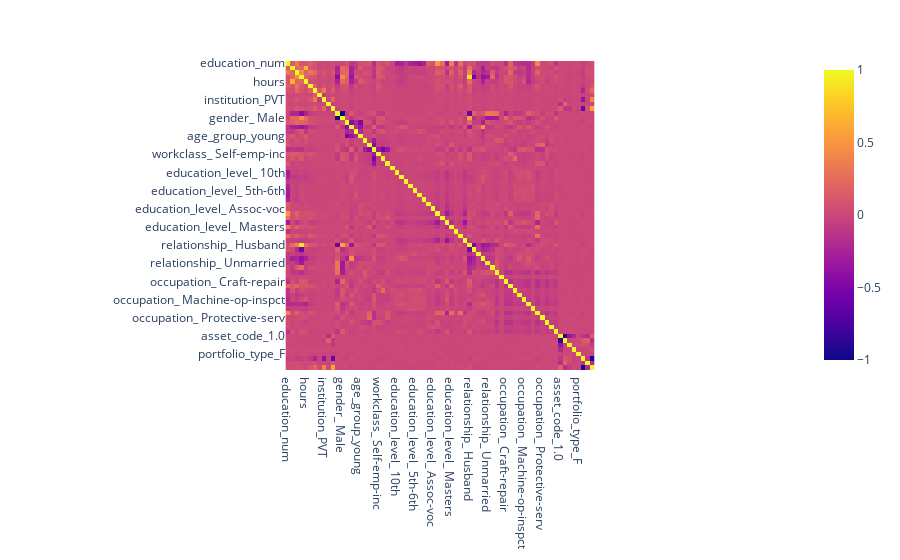

Notebook code for this chart:
### Code cell
## there is not perfect colinearity in the dataset
##husband and married are highly correlated, but there is no perfect colinearity 
fig = px.imshow(df.corr())
fig.show()

### Figure 1 — Plotly figure (JSON) as saved in the notebook; plotly's stock layout.template omitted (floating-point values rounded to 4 significant figures; data arrays with more than 128 entries replaced by an {"elided": "..."} marker saying what was removed)
{"data": [{"coloraxis": "coloraxis", "hovertemplate": "x: %{x}<br>y: %{y}<br>color: %{z}<extra></extra>", "name": "0", "type": "heatmap", "x": ["education_num", "hours_per_week", "approved", "married", "hours", "capital_net", "inquiry", "institution_BRO", "institution_PVT", "account_type_high_approval", "account_type_mid_approval", "gender_ Female", "gender_ Male", "age_group_mid_age", "age_group_minor or senior", "age_group_older_age", "age_group_young", "workclass_ Federal-gov", "workclass_ Local-gov", "workclass_ Private", "workclass_ Self-emp-inc", "workclass_ Self-emp-not-inc", "workclass_ State-gov", "workclass_ Without-pay", "education_level_ 10th", "education_level_ 11th", "education_level_ 12th", "education_level_ 1st-4th", "education_level_ 5th-6th", "education_level_ 7th-8th", "education_level_ 9th", "education_level_ Assoc-acdm", "education_level_ Assoc-voc", "education_level_ Bachelors", "education_level_ Doctorate", "education_level_ HS-grad", "education_level_ Masters", "education_level_ Preschool", "education_level_ Prof-school", "education_level_ Some-college", "relationship_ Husband", "relationship_ Not-in-family", "relationship_ Other-relative", "relationship_ Own-child", "relationship_ Unmarried", "relationship_ Wife", "occupation_ Adm-clerical", "occupation_ Armed-Forces", "occupation_ Craft-repair", "occupation_ Exec-managerial", "occupation_ Farming-fishing", "occupation_ Handlers-cleaners", "occupation_ Machine-op-inspct", "occupation_ Other-service", "occupation_ Priv-house-serv", "occupation_ Prof-specialty", "occupation_ Protective-serv", "occupation_ Sales", "occupation_ Tech-support", "occupation_ Transport-moving", "asset_code_1.0", "asset_code_2.0", "asset_code_4.0", "asset_code_19.0", "portfolio_type_F", "portfolio_type_I", "portfolio_type_M", "portfolio_type_R"], "xaxis": "x", "y": ["education_num", "hours_per_week", "approved", "married", "hours", "capital_net", "inquiry", "institution_BRO", "institution_PVT", "account_type_high_approval", "account_type_mid_approval", "gender_ Female", "gender_ Male", "age_group_mid_age", "age_group_minor or senior", "age_group_older_age", "age_group_young", "workclass_ Federal-gov", "workclass_ Local-gov", "workclass_ Private", "workclass_ Self-emp-inc", "workclass_ Self-emp-not-inc", "workclass_ State-gov", "workclass_ Without-pay", "education_level_ 10th", "education_level_ 11th", "education_level_ 12th", "education_level_ 1st-4th", "education_level_ 5th-6th", "education_level_ 7th-8th", "education_level_ 9th", "education_level_ Assoc-acdm", "education_level_ Assoc-voc", "education_level_ Bachelors", "education_level_ Doctorate", "education_level_ HS-grad", "education_level_ Masters", "education_level_ Preschool", "education_level_ Prof-school", "education_level_ Some-college", "relationship_ Husband", "relationship_ Not-in-family", "relationship_ Other-relative", "relationship_ Own-child", "relationship_ Unmarried", "relationship_ Wife", "occupation_ Adm-clerical", "occupation_ Armed-Forces", "occupation_ Craft-repair", "occupation_ Exec-managerial", "occupation_ Farming-fishing", "occupation_ Handlers-cleaners", "occupation_ Machine-op-inspct", "occupation_ Other-service", "occupation_ Priv-house-serv", "occupation_ Prof-specialty", "occupation_ Protective-serv", "occupation_ Sales", "occupation_ Tech-support", "occupation_ Transport-moving", "asset_code_1.0", "asset_code_2.0", "asset_code_4.0", "asset_code_19.0", "portfolio_type_F", "portfolio_type_I", "portfolio_type_M", "portfolio_type_R"], "yaxis": "y", "z": {"elided": "68x68 float values"}}], "layout": {"coloraxis": {"colorscale": [[0, "#0d0887"], [0.1111, "#46039f"], [0.2222, "#7201a8"], [0.3333, "#9c179e"], [0.4444, "#bd3786"], [0.5556, "#d8576b"], [0.6667, "#ed7953"], [0.7778, "#fb9f3a"], [0.8889, "#fdca26"], [1, "#f0f921"]]}, "margin": {"t": 60}, "xaxis": {"anchor": "y", "constrain": "domain", "domain": [0, 1], "scaleanchor": "y"}, "yaxis": {"anchor": "x", "autorange": "reversed", "constrain": "domain", "domain": [0, 1]}}}
